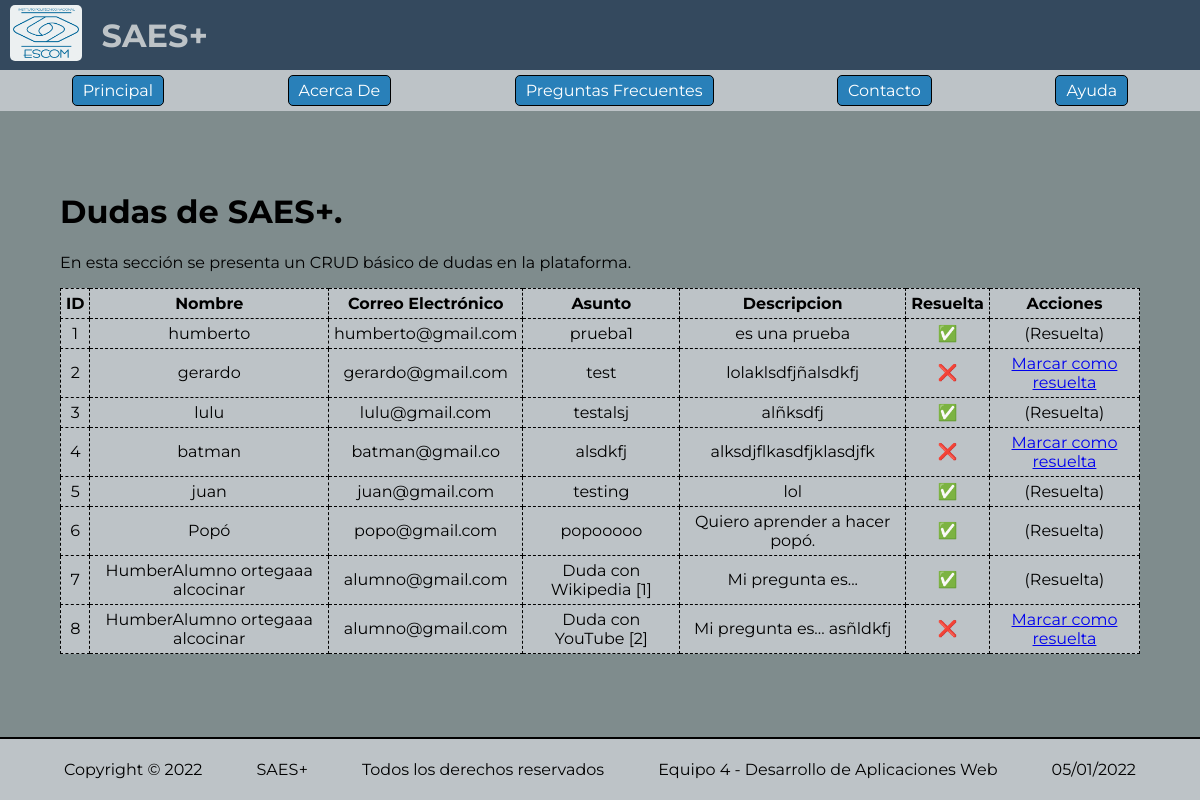
The app's page /profesor/dudas.php with its own data.
### tables this page shows
CREATE TABLE `dudas` (
  `id` int NOT NULL AUTO_INCREMENT,
  `nombre` varchar(100) NOT NULL,
  `correo_electronico` varchar(100) NOT NULL,
  `asunto` varchar(100) NOT NULL,
  `descripcion` varchar(100) NOT NULL,
  `resuelta` tinyint(1) NOT NULL DEFAULT '0',
  PRIMARY KEY (`id`)
);

### src/duda/db_duda.php (called while the page is built, shortened)
<?php
include_once(dirname(dirname(dirname(__FILE__))) . "/src/db.php");
class DBDuda
{
  private $conexion;
  public function __construct()
  {
    $claseConexion = new Conexion();
    $this->conexion = $claseConexion->obtenerConexion();
  }
  private function fila_a_modelo($fila_duda)
  {
    $duda = new Duda();
    $duda->id = $fila_duda["id"];
    $duda->nombre = $fila_duda["nombre"];
    $duda->correo_electronico = $fila_duda["correo_electronico"];
    $duda->asunto = $fila_duda["asunto"];
    $duda->descripcion = $fila_duda["descripcion"];
    $duda->resuelta = $fila_duda["resuelta"];
    return $duda;
  }
  public function obtener_todos()
  {
    $consulta = "SELECT * FROM dudas";
    $resultado = $this->conexion->query($consulta);
    $dudas = array();
    while ($fila = $resultado->fetch_assoc()) {
      $dudas[] = $this->fila_a_modelo($fila);
    }
    return $dudas;
  }
}

### src/db.php (called while the page is built, shortened)
<?php
class Conexion
{
  private $db_con;
  public function __construct()
  {
    $this->db_con = new mysqli(Config::$db_host, Config::$db_user, Config::$db_pass, Config::$db_name);
  }
  public function obtenerConexion()
  {
    return $this->db_con;
  }
}

### src/duda/servicio_duda.php (called while the page is built, shortened)
<?php
include_once(dirname(dirname(dirname(__FILE__))) . "/src/duda/db_duda.php");
class ServicioDuda
{
  private $db_duda;
  public function __construct()
  {
    $this->db_duda = new DBDuda();
  }
  public function obtenerDudas()
  {
    return $this->db_duda->obtener_todos();
  }
}

### profesor/dudas.php (the view, shortened to what this page needs)
<?php
require_once(dirname(dirname(__FILE__)) . '/src/componentes_ui/encabezado.php');
require_once(dirname(dirname(__FILE__)) . '/src/duda/servicio_duda.php');
$servicio = new ServicioDuda();
$dudas = $servicio->obtenerDudas();
?>
<link rel="stylesheet" href="/assets/css/dudas.css">
<div id="dudas">
  <h1>Dudas de <?php echo Config::$nombre_proyecto; ?>.</h1>
  <p>
    En esta sección se presenta un CRUD básico de dudas en la plataforma.
  </p>
  <div class="tabla-dudas">
    <table>
      <thead>
        <tr>
          <th>ID</th>
          <th>Nombre</th>
          <th>Correo Electrónico</th>
          <th>Asunto</th>
          <th>Descripcion</th>
          <th>Resuelta</th>
          <th>Acciones</th>
        </tr>
      </thead>
      <tbody>
        <?php
        foreach ($dudas as $duda) {
        ?>
          <tr>
            <td><?php echo $duda->id; ?></td>
            <td><?php echo $duda->nombre; ?></td>
            <td><?php echo $duda->correo_electronico; ?></td>
            <td><?php echo $duda->asunto; ?></td>
            <td><?php echo $duda->descripcion; ?></td>
            <td><?php echo $duda->resuelta ? '✅' : '❌'; ?></td>
            <td class="acciones">
              <?php if (!$duda->resuelta) {
              ?>
                <a href="/acciones/profesor/resolver-duda.php?id=<?php echo $duda->id; ?>">Marcar como resuelta</a>
                <?php
              } else {
                ?>(Resuelta)<?php
                          }
                            ?>
            </td>
          </tr>
        <?php
        }
        ?>
      </tbody>
    </table>
  </div>
</div>
<?php require_once(dirname(dirname(__FILE__)) . '/src/componentes_ui/pie_de_pagina.php'); ?>

### assets/css/general.css (style rules this page uses)
html, body { height: 100%; width: 100%; font-family: "Montserrat", sans-serif; border: 0; margin: 0; display: flex; flex-direction: column; align-items: stretch; flex-shrink: 0; }

### assets/css/dudas.css (style rules this page uses)
#dudas { flex-grow: 1; background-color: #7f8c8d; padding: 5%; }
.tabla-dudas { text-align: center; }
.tabla-dudas > table, th, td { padding: 5px; border: 1px dashed black; }
table { background-color: #bdc3c7; border-collapse: collapse; }
.acciones { text-align: center; }

### records on screen
dudas: id "1", nombre "humberto", correo_electronico "humberto@gmail.com", asunto "prueba1", descripcion "es una prueba", resuelta "(Resuelta)"
dudas: id "2", nombre "gerardo", correo_electronico "gerardo@gmail.com", asunto "test", descripcion "lolaklsdfjñalsdkfj"
dudas: id "3", nombre "lulu", correo_electronico "lulu@gmail.com", asunto "testalsj", descripcion "alñksdfj", resuelta "(Resuelta)"
dudas: id "4", nombre "batman", correo_electronico "batman@gmail.co", asunto "alsdkfj", descripcion "alksdjflkasdfjklasdjfk"
dudas: id "5", nombre "juan", correo_electronico "juan@gmail.com", asunto "testing", descripcion "lol", resuelta "(Resuelta)"
dudas: id "6", nombre "Popó", correo_electronico "popo@gmail.com", asunto "popooooo", descripcion "Quiero aprender a hacer popó.", resuelta "(Resuelta)"
dudas: id "7", nombre "HumberAlumno ortegaaa alcocinar", correo_electronico "alumno@gmail.com", asunto "Duda con Wikipedia [1]", descripcion "Mi pregunta es...", resuelta "(Resuelta)"
dudas: id "8", nombre "HumberAlumno ortegaaa alcocinar", correo_electronico "alumno@gmail.com", asunto "Duda con YouTube [2]", descripcion "Mi pregunta es... asñldkfj"

### other values on screen
Config::$nombre_proyecto "SAES+"
